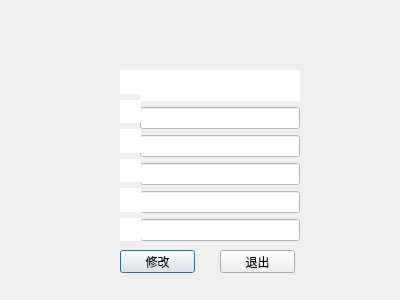
<?xml version="1.0" encoding="UTF-8"?>
<ui version="4.0">
 <class>user_center</class>
 <widget class="QDialog" name="user_center">
  <property name="geometry">
   <rect>
    <x>0</x>
    <y>0</y>
    <width>400</width>
    <height>300</height>
   </rect>
  </property>
  <property name="windowTitle">
   <string>Dialog</string>
  </property>
  <widget class="QWidget" name="verticalLayoutWidget">
   <property name="geometry">
    <rect>
     <x>140</x>
     <y>70</y>
     <width>160</width>
     <height>171</height>
    </rect>
   </property>
   <layout class="QVBoxLayout" name="verticalLayout">
    <item>
     <widget class="QLabel" name="id_info">
      <property name="styleSheet">
       <string notr="true">background-color: rgb(255, 255, 255);
font: 11pt &quot;Arial&quot;;</string>
      </property>
      <property name="text">
       <string/>
      </property>
     </widget>
    </item>
    <item>
     <widget class="QLineEdit" name="password_info">
      <property name="styleSheet">
       <string notr="true">background-color: rgb(255, 255, 255);
font: 11pt &quot;Arial&quot;;</string>
      </property>
     </widget>
    </item>
    <item>
     <widget class="QLineEdit" name="username_info">
      <property name="styleSheet">
       <string notr="true">background-color: rgb(255, 255, 255);
font: 11pt &quot;Arial&quot;;</string>
      </property>
     </widget>
    </item>
    <item>
     <widget class="QLineEdit" name="useridnum_info">
      <property name="styleSheet">
       <string notr="true">background-color: rgb(255, 255, 255);
font: 11pt &quot;Arial&quot;;</string>
      </property>
     </widget>
    </item>
    <item>
     <widget class="QLineEdit" name="usersex_info">
      <property name="styleSheet">
       <string notr="true">background-color: rgb(255, 255, 255);
font: 11pt &quot;Arial&quot;;</string>
      </property>
     </widget>
    </item>
    <item>
     <widget class="QLineEdit" name="usertel_info">
      <property name="styleSheet">
       <string notr="true">background-color: rgb(255, 255, 255);
font: 11pt &quot;Arial&quot;;</string>
      </property>
     </widget>
    </item>
   </layout>
  </widget>
  <widget class="QWidget" name="verticalLayoutWidget_2">
   <property name="geometry">
    <rect>
     <x>120</x>
     <y>70</y>
     <width>21</width>
     <height>171</height>
    </rect>
   </property>
   <layout class="QVBoxLayout" name="verticalLayout_2">
    <property name="spacing">
     <number>6</number>
    </property>
    <item>
     <widget class="QLabel" name="label">
      <property name="styleSheet">
       <string notr="true">border-image: url(:/images/用户名.png);
background-color: rgb(255, 255, 255);</string>
      </property>
      <property name="text">
       <string/>
      </property>
     </widget>
    </item>
    <item>
     <widget class="QLabel" name="label_3">
      <property name="styleSheet">
       <string notr="true">border-image: url(:/images/mima.png);
background-color: rgb(255, 255, 255);</string>
      </property>
      <property name="text">
       <string/>
      </property>
     </widget>
    </item>
    <item>
     <widget class="QLabel" name="label_4">
      <property name="styleSheet">
       <string notr="true">border-image: url(:/images/姓名.png);
background-color: rgb(255, 255, 255);</string>
      </property>
      <property name="text">
       <string/>
      </property>
     </widget>
    </item>
    <item>
     <widget class="QLabel" name="label_5">
      <property name="styleSheet">
       <string notr="true">border-image: url(:/images/身份证.png);
background-color: rgb(255, 255, 255);</string>
      </property>
      <property name="text">
       <string/>
      </property>
     </widget>
    </item>
    <item>
     <widget class="QLabel" name="label_2">
      <property name="styleSheet">
       <string notr="true">background-color: rgb(255, 255, 255);
border-image: url(:/images/性别.png);
</string>
      </property>
      <property name="text">
       <string/>
      </property>
     </widget>
    </item>
    <item>
     <widget class="QLabel" name="label_6">
      <property name="styleSheet">
       <string notr="true">border-image: url(:/images/电话.png);
background-color: rgb(255, 255, 255);</string>
      </property>
      <property name="text">
       <string/>
      </property>
     </widget>
    </item>
   </layout>
  </widget>
  <widget class="QPushButton" name="pushButton">
   <property name="geometry">
    <rect>
     <x>120</x>
     <y>250</y>
     <width>75</width>
     <height>23</height>
    </rect>
   </property>
   <property name="styleSheet">
    <string notr="true">font: 11pt &quot;Arial&quot;;</string>
   </property>
   <property name="text">
    <string>修改</string>
   </property>
  </widget>
  <widget class="QPushButton" name="pushButton_2">
   <property name="geometry">
    <rect>
     <x>220</x>
     <y>250</y>
     <width>75</width>
     <height>23</height>
    </rect>
   </property>
   <property name="styleSheet">
    <string notr="true">font: 11pt &quot;Arial&quot;;</string>
   </property>
   <property name="text">
    <string>退出</string>
   </property>
  </widget>
  <widget class="QLabel" name="label_7">
   <property name="geometry">
    <rect>
     <x>0</x>
     <y>0</y>
     <width>401</width>
     <height>301</height>
    </rect>
   </property>
   <property name="styleSheet">
    <string notr="true">border-image: url(:/images/16.jpg);</string>
   </property>
   <property name="text">
    <string/>
   </property>
  </widget>
  <zorder>label_7</zorder>
  <zorder>verticalLayoutWidget</zorder>
  <zorder>verticalLayoutWidget_2</zorder>
  <zorder>pushButton</zorder>
  <zorder>pushButton_2</zorder>
 </widget>
 <resources/>
 <connections/>
</ui>
